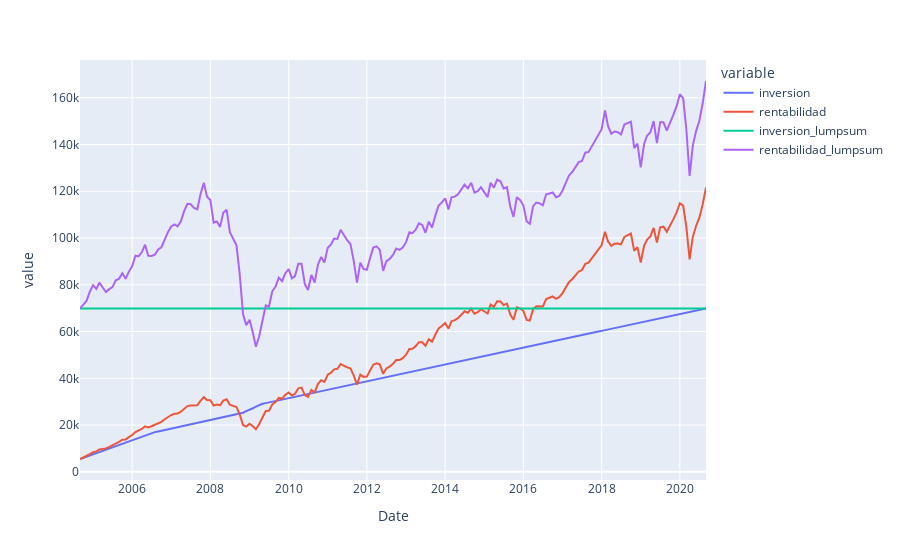

Notebook cell for this chart:
### Code cell
df_plot = pd.DataFrame(index=df.index)

df_plot['inversion'] = inversion
df_plot['rentabilidad'] = rentabilidad

# LUMP SUM
inversion_lumpsum = np.zeros((len(df.index)))
inversion_lumpsum[0] = inversion[-1]
participaciones_lumpsum = inversion_lumpsum / df['Open']
rentabilidad_lumpsum = participaciones_lumpsum.cumsum() * df['Open']
df_plot['inversion_lumpsum'] = inversion_lumpsum.cumsum()
df_plot['rentabilidad_lumpsum'] = rentabilidad_lumpsum

fig = px.line(df_plot)
fig.show('svg')

### Figure 1 — Plotly figure (JSON) as saved in the notebook; plotly's stock layout.template omitted (floating-point values rounded to 4 significant figures; data arrays with more than 128 entries replaced by an {"elided": "..."} marker saying what was removed)
{"data": [{"hovertemplate": "variable=inversion<br>Date=%{x}<br>value=%{y}<extra></extra>", "legendgroup": "inversion", "line": {"color": "#636efa", "dash": "solid"}, "marker": {"symbol": "circle"}, "mode": "lines", "name": "inversion", "orientation": "v", "showlegend": true, "type": "scatter", "x": {"elided": "193 str values"}, "xaxis": "x", "y": {"elided": "193 int values"}, "yaxis": "y"}, {"hovertemplate": "variable=rentabilidad<br>Date=%{x}<br>value=%{y}<extra></extra>", "legendgroup": "rentabilidad", "line": {"color": "#EF553B", "dash": "solid"}, "marker": {"symbol": "circle"}, "mode": "lines", "name": "rentabilidad", "orientation": "v", "showlegend": true, "type": "scatter", "x": {"elided": "193 str values"}, "xaxis": "x", "y": {"elided": "193 float values"}, "yaxis": "y"}, {"hovertemplate": "variable=inversion_lumpsum<br>Date=%{x}<br>value=%{y}<extra></extra>", "legendgroup": "inversion_lumpsum", "line": {"color": "#00cc96", "dash": "solid"}, "marker": {"symbol": "circle"}, "mode": "lines", "name": "inversion_lumpsum", "orientation": "v", "showlegend": true, "type": "scatter", "x": {"elided": "193 str values"}, "xaxis": "x", "y": {"elided": "193 int values"}, "yaxis": "y"}, {"hovertemplate": "variable=rentabilidad_lumpsum<br>Date=%{x}<br>value=%{y}<extra></extra>", "legendgroup": "rentabilidad_lumpsum", "line": {"color": "#ab63fa", "dash": "solid"}, "marker": {"symbol": "circle"}, "mode": "lines", "name": "rentabilidad_lumpsum", "orientation": "v", "showlegend": true, "type": "scatter", "x": {"elided": "193 str values"}, "xaxis": "x", "y": {"elided": "193 float values"}, "yaxis": "y"}], "layout": {"legend": {"title": {"text": "variable"}, "tracegroupgap": 0}, "margin": {"t": 60}, "xaxis": {"anchor": "y", "domain": [0, 1], "title": {"text": "Date"}}, "yaxis": {"anchor": "x", "domain": [0, 1], "title": {"text": "value"}}}}
